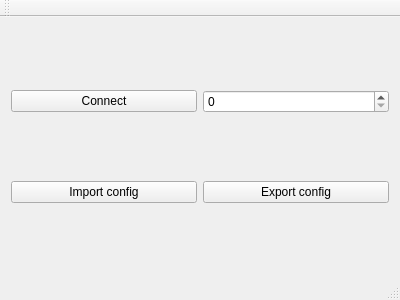
<?xml version="1.0" encoding="UTF-8"?>
<ui version="4.0">
 <class>MainWindow</class>
 <widget class="QMainWindow" name="MainWindow">
  <property name="geometry">
   <rect>
    <x>0</x>
    <y>0</y>
    <width>400</width>
    <height>300</height>
   </rect>
  </property>
  <property name="windowTitle">
   <string>Server</string>
  </property>
  <widget class="QWidget" name="centralWidget">
   <layout class="QVBoxLayout" name="verticalLayout">
    <item>
     <layout class="QHBoxLayout" name="horizontalLayout_2">
      <item>
       <widget class="QPushButton" name="ConnectButton">
        <property name="text">
         <string>Connect</string>
        </property>
       </widget>
      </item>
      <item>
       <widget class="QSpinBox" name="PortNumber"/>
      </item>
     </layout>
    </item>
    <item>
     <layout class="QHBoxLayout" name="horizontalLayout_3">
      <item>
       <widget class="QPushButton" name="ImportButton">
        <property name="text">
         <string>Import config</string>
        </property>
       </widget>
      </item>
      <item>
       <widget class="QPushButton" name="ExportButton">
        <property name="text">
         <string>Export config</string>
        </property>
       </widget>
      </item>
     </layout>
    </item>
   </layout>
  </widget>
  <widget class="QMenuBar" name="menuBar">
   <property name="geometry">
    <rect>
     <x>0</x>
     <y>0</y>
     <width>400</width>
     <height>22</height>
    </rect>
   </property>
  </widget>
  <widget class="QToolBar" name="mainToolBar">
   <attribute name="toolBarArea">
    <enum>TopToolBarArea</enum>
   </attribute>
   <attribute name="toolBarBreak">
    <bool>false</bool>
   </attribute>
  </widget>
  <widget class="QStatusBar" name="statusBar"/>
 </widget>
 <layoutdefault spacing="6" margin="11"/>
 <resources/>
 <connections/>
</ui>
